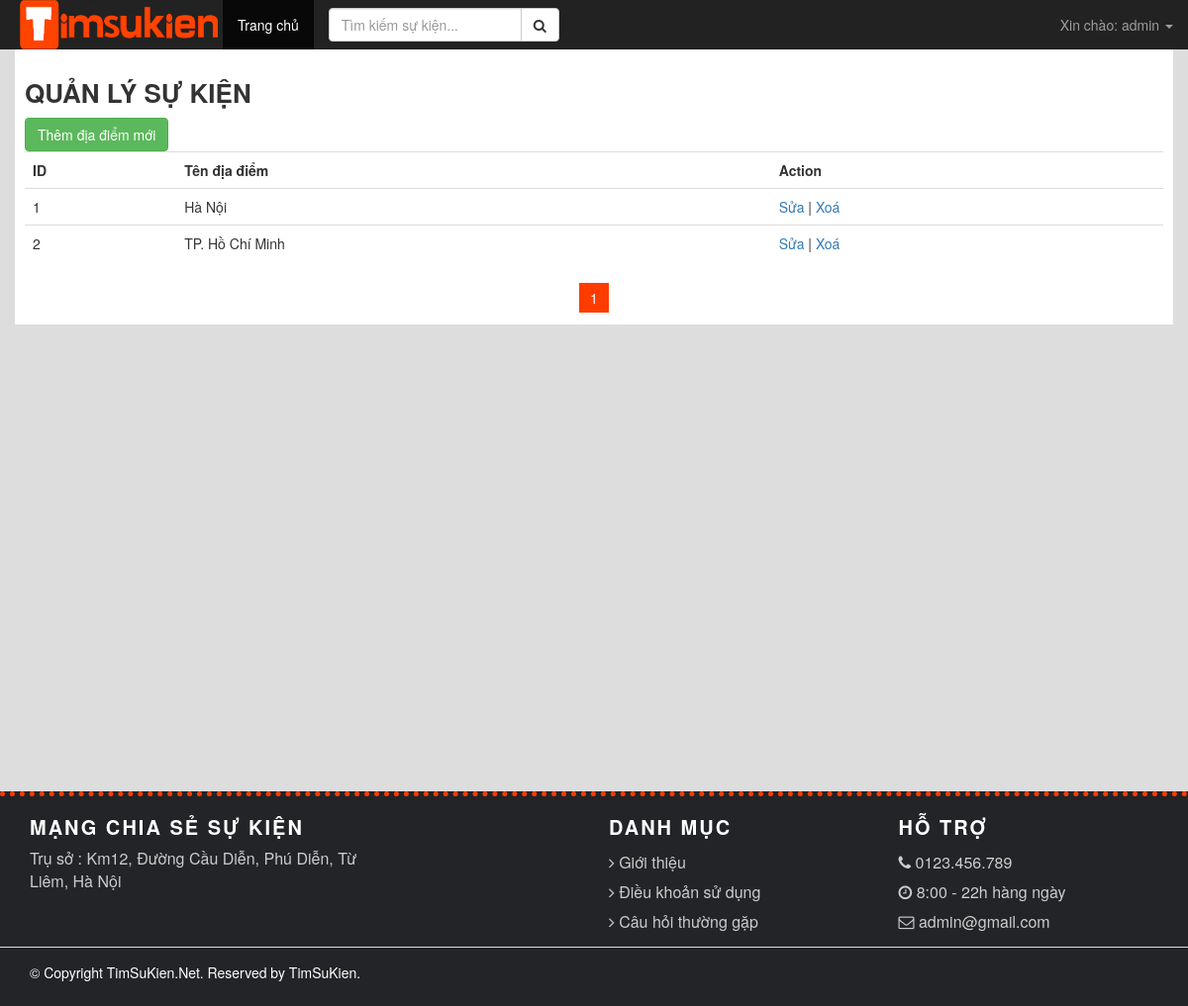
/admin/diadiem.php (signed in), run on an earlier commit of the app's database.
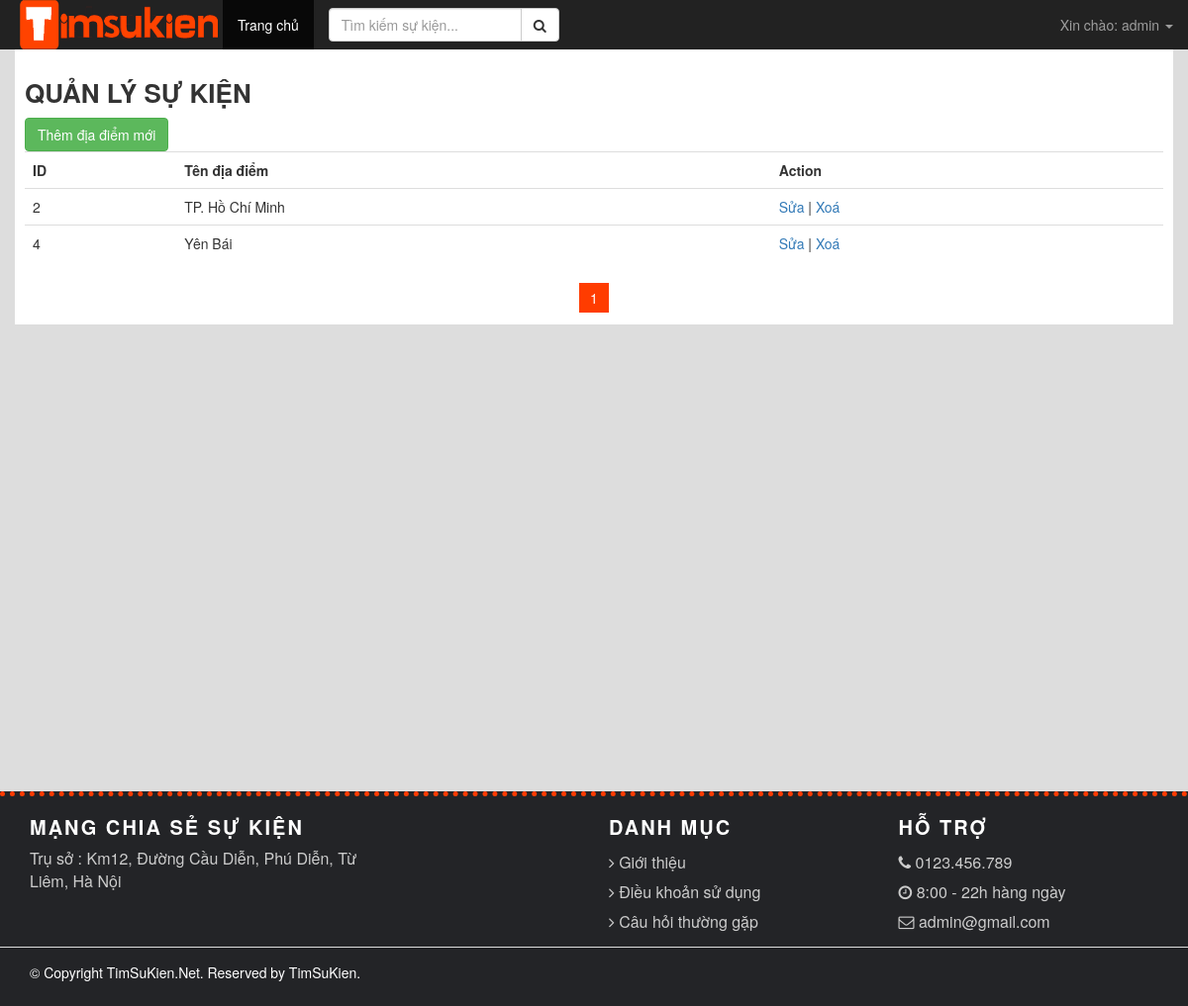
And on a later commit of the database.
### tables this page shows
CREATE TABLE `diadiem` (
  `id` int(11) NOT NULL,
  `name` varchar(255) NOT NULL
);

### system/database.php (called while the page is built, shortened)
<?php
    require_once('config.php');
    $cnn = null;
    function db_whereRaw($table, $query){
        global $cnn;
        $query = "select * from $table where $query";
        $result = mysqli_query($cnn, $query);
        $data = mysqli_fetch_all($result, MYSQLI_ASSOC);
        return $data;
    }
    function db_where($table, $array){
        global $cnn;
        $query = "select * from $table";
        if(sizeof($array) == 3){
            $query .= " where $array[0] $array[1] '$array[2]'";
        } else {
            $query .= " where $array[0] = '$array[1]'";
        }
        $result = mysqli_query($cnn, $query);
        $data = mysqli_fetch_all($result, MYSQLI_ASSOC);
        return $data;
    }
?>

### admin/diadiem.php (the view, shortened to what this page needs)
<?php
    require_once('../system/header.php');
    $limit = 20;
    $total = count(db_where('diadiem', ['id', '>', 0]));
    $start = ($_GET['page'] - 1) * $limit;
    $sukien = db_whereRaw('diadiem', "id > 0 limit $start,$limit");
?>
<div id="content">
    <div class="container">
    <div class="row">
        <div class="list">
            <h1 class="title">
                Quản lý sự kiện
            </h1>
            <a href="taodd.php">
                <button class="btn btn-success">Thêm địa điểm mới</button>
            </a>
            <table class="table">
            <tr>
                <th>ID</th>
                <th>Tên địa điểm</th>
                <th>Action</th>
            </tr>
            <?php foreach($sukien as $item){ ?>
            <tr>
                <td><?php echo $item['id'] ?></td>
                <td><?php echo $item['name'] ?></td>
                <td>
                <a href="editdd.php?id=<?php echo $item['id'] ?>">Sửa</a> | <a href="editdd.php?id=<?php echo $item['id'] ?>&action=delete">Xoá</a>
                </td>
            </tr>
            <?php } ?>
            </table>
        <?php echo paginate($_GET['page'], $total, $limit); ?>
        </div>
    </div>
    </div>
</div>
<?php
    require_once('../system/footer.php');
?>

### system/config.php (shortened to what this page needs)
<?php
    function paginate($index, $total, $limit, $param = null){
        $page = ceil($total/$limit);
        echo '<div class="paginate">';
        for($i = 1; $i <= $page; $i++){
           if($index == $i){
            echo'<span class="active">'.$i.'</span>';
           } else {
            echo'<a href="?'.$param.'&page='.$i.'">'.$i.'</a>';
           }
        }
        echo '</div>';
    }
?>

What changed in the data, as far as the page shows it:
removed diadiem: id "1", name "Hà Nội"
added diadiem: id "4", name "Yên Bái"
